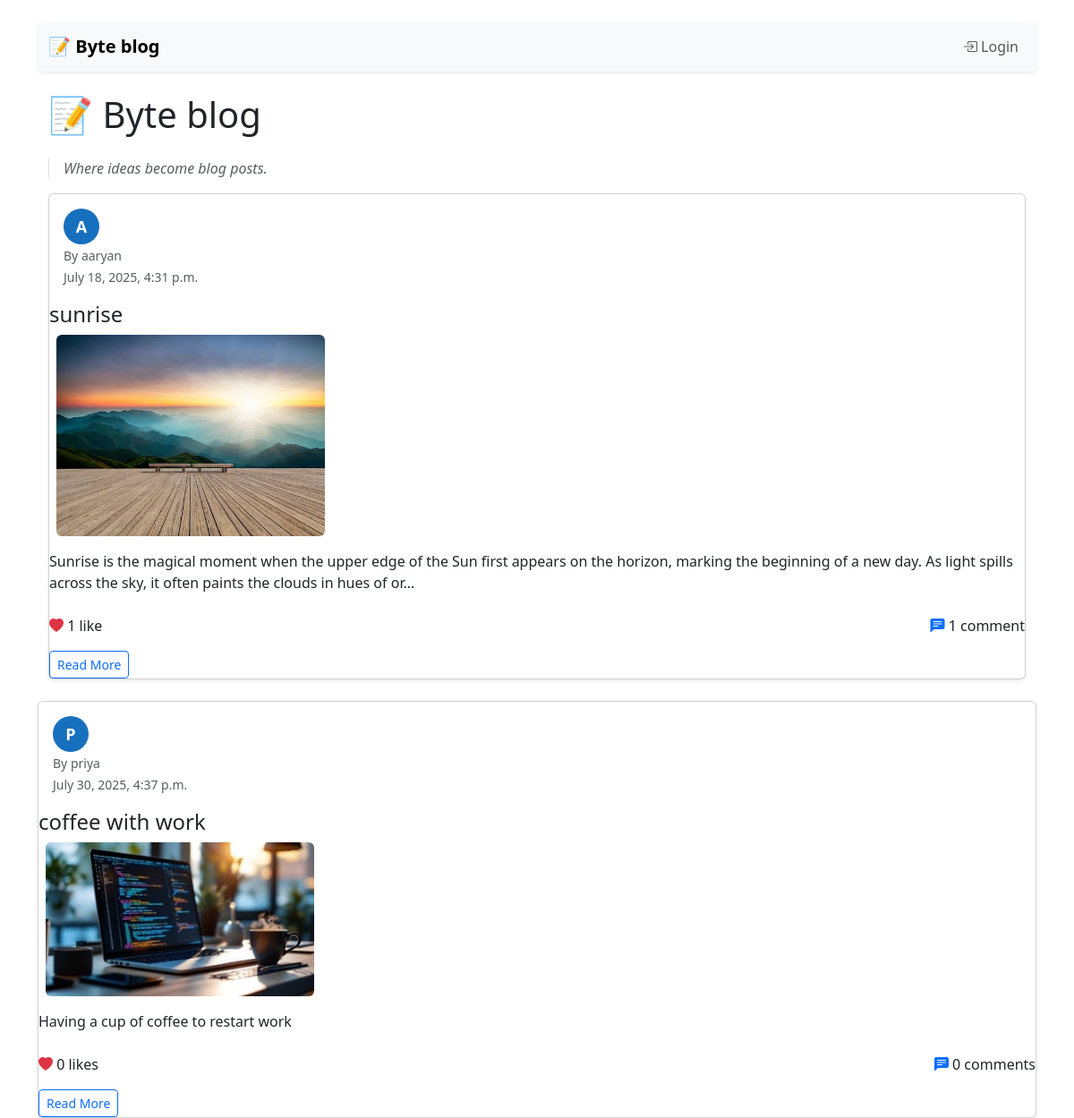
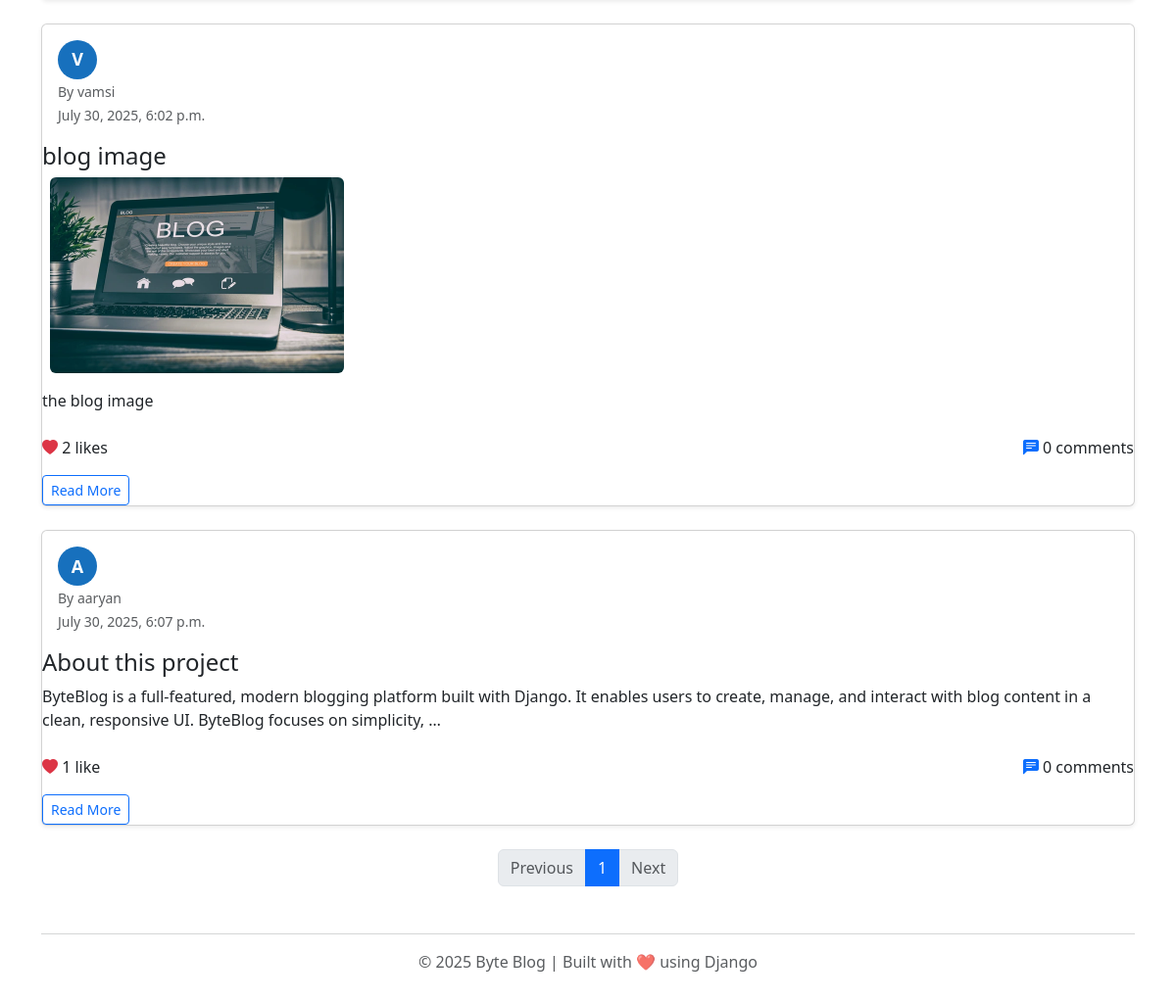
The page / on the database its author committed (2 pictures, top to bottom).
### blog/models.py (models this page shows, shortened)
class Post(models.Model):
    title=models.CharField(max_length=200)
    image = models.ImageField(upload_to='post_images/', blank=True, null=True)
    content=models.TextField()
    date_created=models.DateTimeField(auto_now_add=True)
    author = models.ForeignKey(User, on_delete=models.CASCADE ,default=1)

### blog/views.py (the view)
# urls.py: 2. Add a URL to urlpatterns:  path('', views.home, name='home')
def home(request):
    user = request.user
    posts = Post.objects.prefetch_related('comments', 'likes').order_by('-date_created')
    if user.is_authenticated:
        liked_posts = Like.objects.filter(post=OuterRef('pk'), user=user)
        posts = posts.annotate(user_liked=Exists(liked_posts))
    else:
        posts = Post.objects.annotate(is_favorite=Value(False, output_field=BooleanField()))
        profile = None
    paginator = Paginator(posts, 5)
    page_number = request.GET.get('page')
    page_obj = paginator.get_page(page_number)
    context = {
        'page_obj': page_obj,
    }
    return render(request, 'blog/home.html', context)

### templates/blog/home.html (shortened to what this page needs)
{% extends 'blog/base.html' %}
{% load static %}
{% block content %}
<div class="container mt-4">
  <h1 class="mb-4">📝  Byte blog</h1>
  <p class="text-muted border-start ps-3 fst-italic">Where ideas become blog posts.</p>
  {% for post in page_obj %}
    <div class="card mb-4 shadow-sm {% if user == post.author %}border-primary{% endif %}">
      <div class="card-body">
        <div class="d-flex align-items-center">
  {% if post.author.profile.image %}
    <img src="{{ post.author.profile.image.url }}" alt="Avatar"
         class="rounded-circle" height="40" width="40">
  {% else %}
    <div class="avatar-placeholder">
      {{ post.author.first_name|default:post.author.username|slice:":1"|upper }}
    </div>
  {% endif %}
          </div>
          <div>
            <small class="text-muted">By {{ post.author.username }}</small><br>
            <small class="text-muted">{{ post.date_created|date:"F j, Y, g:i a" }}</small>
          </div>
        </div>
        <h4>
          <a href="{% url 'post_detail' post_id=post.id %}" class="text-decoration-none text-dark">{{ post.title }}</a>
        </h4>
        {% if post.image %}
          <img src="{{ post.image.url }}" class="img-fluid rounded mb-3 ms-2" style="max-width: 300px; height: auto; width: 300px; " alt="Post Image">
        {% endif %}
        <p>{{ post.content|truncatechars:200 }}</p>
        <div class="d-flex justify-content-between mt-2">
          <span>
            <i class="bi bi-heart-fill text-danger"></i>
            {{ post.likes.count }} like{{ post.likes.count|pluralize }}
          </span>
          <span>
            <i class="bi bi-chat-left-text-fill text-primary"></i>
            {{ post.comments.count }} comment{{ post.comments.count|pluralize }}
          </span>
        </div>
        <div class="d-flex gap-2 mt-3  flex-wrap" role="group">
          <a href="{% url 'post_detail' post_id=post.id %}" class="btn btn-outline-primary btn-sm ">Read More</a>
        </div>
      </div>
    </div>
  {% empty %}
    <p>No posts available.</p>
  {% endfor %}
  <nav aria-label="Page navigation">
    <ul class="pagination justify-content-center">
      {% if page_obj.has_previous %}
        <li class="page-item">
          <a class="page-link" href="?page={{ page_obj.previous_page_number }}">Previous</a>
        </li>
      {% else %}
        <li class="page-item disabled"><span class="page-link">Previous</span></li>
      {% endif %}
      {% for num in page_obj.paginator.page_range %}
        <li class="page-item {% if num == page_obj.number %}active{% endif %}">
          <a class="page-link" href="?page={{ num }}">{{ num }}</a>
        </li>
      {% endfor %}
      {% if page_obj.has_next %}
        <li class="page-item">
          <a class="page-link" href="?page={{ page_obj.next_page_number }}">Next</a>
        </li>
      {% else %}
        <li class="page-item disabled"><span class="page-link">Next</span></li>
      {% endif %}
    </ul>
  </nav>
{% endblock %}

### templates/blog/base.html (style rules this page uses)
body { transition: background-color 0.3s, color 0.3s; }

### templates/blog/home.html (style rules this page uses)
.avatar-placeholder { width: 40px; height: 40px; background-color: #1770bd; color: white; border-radius: 50%; display: flex; align-items: center; justify-content: center; font-weight: bold; font-size: 18px; }

### rows shown on the page
Post: author.first_name "A", author.username "aaryan", date_created "July 18, 2025, 4:31 p.m.", title "sunrise", image (picture), content "Sunrise is the magical moment when the upper edge of the Sun first appears on the horizon, marking the beginning of a new day. As light spills across the sky, it often paints the clouds in hues of or…", likes.count "1", comments.count "1"
Post: author.first_name "P", author.username "priya", date_created "July 30, 2025, 4:37 p.m.", title "coffee with work", image (picture), content "Having a cup of coffee to restart work", likes.count "0", comments.count "0"
Post: author.first_name "V", author.username "vamsi", date_created "July 30, 2025, 6:02 p.m.", title "blog image", image (picture), content "the blog image", likes.count "2", comments.count "0"
Post: author.first_name "A", author.username "aaryan", date_created "July 30, 2025, 6:07 p.m.", title "About this project", content "ByteBlog is a full-featured, modern blogging platform built with Django. It enables users to create, manage, and interact with blog content in a clean, responsive UI. ByteBlog focuses on simplicity, …", likes.count "1", comments.count "0"

### other values the page prints
{{ num }} "1"
